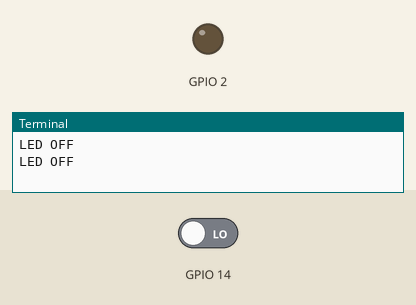
A program run on a simulated Raspberry Pi (BCM pin numbers). On the bench: output pins drawn as LEDs (lit = HIGH), the last lines printed to the terminal. The inputs (shaded band) are chosen by the test bench; at power-on: GPIO 14 LOW.

Above: at 1.2 s.
1.3 s: GPIO 14 driven HIGH
At 3.2 s:
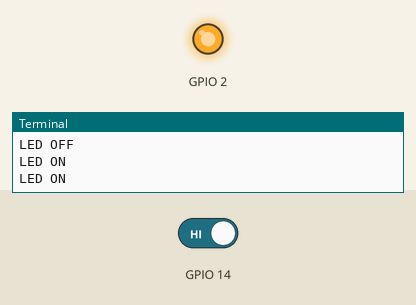
3.5 s: GPIO 14 driven LOW
At 4.9 s:
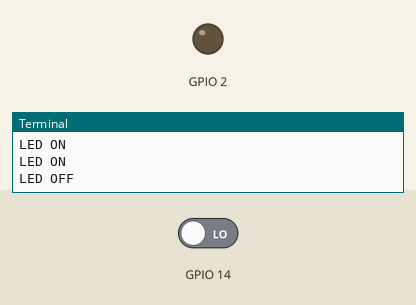
Timing chart, 0 to 6.5 s (numbered marks = the images above; inputs shaded):
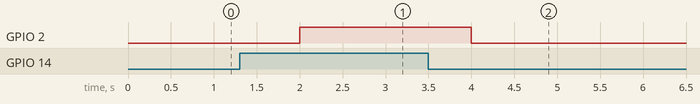

Measured:
- after the input at 1.3 s, GPIO 2: LOW → HIGH after 0.70 s
- after the input at 3.5 s, GPIO 2: HIGH → LOW after 0.50 s

The program:

IR_with_LED.py
```python
import RPi.GPIO as GPIO
import time
GPIO.setwarnings(False)
GPIO.setmode(GPIO.BCM)

GPIO.setup(2,GPIO.OUT) #GPIO 2 -> Red LED as output
GPIO.setup(14,GPIO.IN) #GPIO 14 -> IR sensor as input

while 1:
    if(GPIO.input(14)==True): #object is far away
        GPIO.output(2,True) #Red led ON
        print("LED ON")
        time.sleep(1)

    if(GPIO.input(14)==False): #object is near
        GPIO.output(2,False) # Red led OFF
        print("LED OFF")
        time.sleep(1)
```
